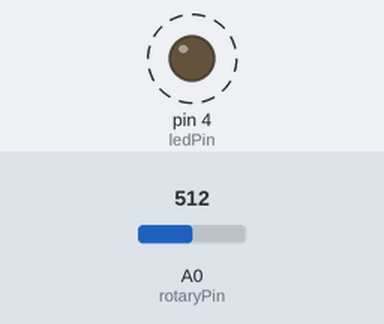
Bench run of a sketch on a simulated Arduino Uno, built with avr-gcc and run on an emulated ATmega328P. Shown: output pins drawn as LEDs (lit = HIGH). Dashed ring = blinking. Inputs (shaded band) come from the test bench; at power-on: A0 (rotaryPin) = 512.

Above: at 1.8 s.
1.9 s: A0 (rotaryPin) set to 0
At 3.3 s:
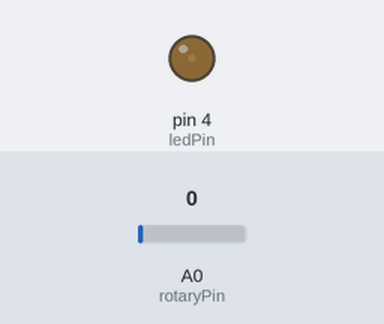
3.6 s: A0 (rotaryPin) set to 122
At 3.9 s:
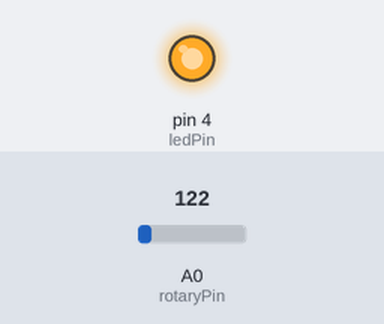
Timing chart, 0 to 13.1 s (numbered marks = the images above; inputs shaded):
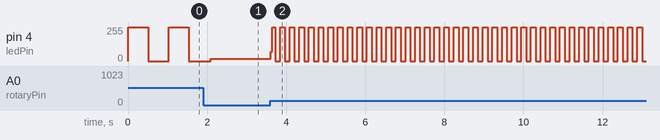

The sketch:

task4.ino
```cpp
const int ledPin = 4;
const int rotaryPin = A0;

int rotaryValue;

void setup() {
  pinMode(rotaryPin, INPUT);
  pinMode(ledPin, OUTPUT);
}

void loop() {
  rotaryValue = analogRead(rotaryPin);
  digitalWrite(ledPin, HIGH);
  delay(rotaryValue);
  digitalWrite(ledPin, LOW);
  delay(rotaryValue);
}
```

Measured:
- after the input at 3.6 s, pin 4 (ledPin): 16/255 → 68/255 at once, then moves between 0/255 and 255/255, repeating every 0.24 s
- by itself, pin 4 (ledPin): alternates 255/255 for 0.51 s and 0/255 for 0.51 s
